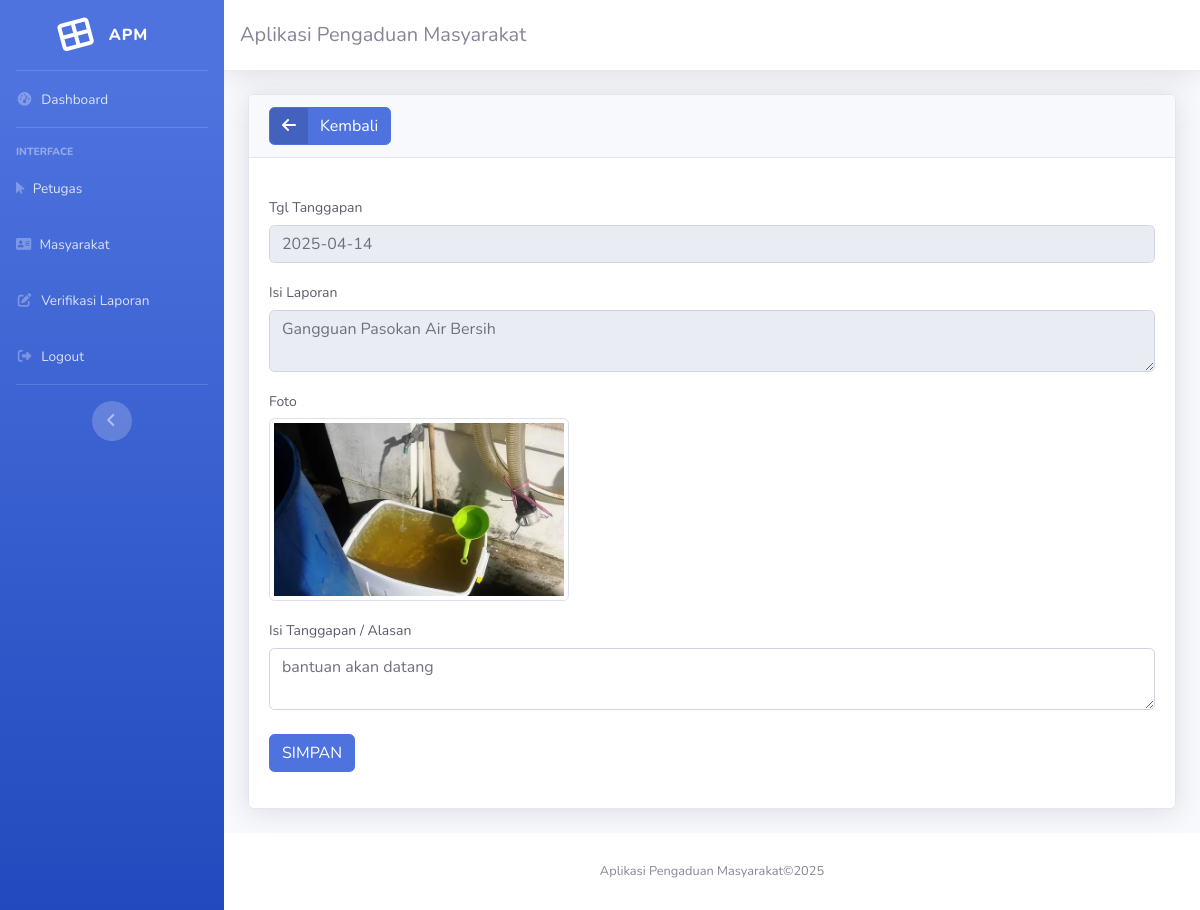
The app's page /admin/admin.php?url=verifikasi&id=19 (signed in) with its own data.
### tables this page shows
CREATE TABLE `tanggapan` (
  `id_tanggapan` int(11) NOT NULL,
  `id_pengaduan` int(11) NOT NULL,
  `tgl_tanggapan` date NOT NULL,
  `tanggapan` text NOT NULL,
  `nama_petugas` varchar(50) NOT NULL
);

CREATE TABLE `pengaduan` (
  `id_pengaduan` int(11) NOT NULL,
  `tgl_pengaduan` date NOT NULL,
  `nik` char(16) NOT NULL,
  `isi_laporan` text NOT NULL,
  `foto` varchar(255) NOT NULL,
  `status` enum('0','proses','selesai','ditolak') NOT NULL
);

### admin/verifikasi.php (the view, shortened to what this page needs)
<?php
include '../koneksi.php';
$id = $_GET['id'];
$query = mysqli_query($koneksi, "SELECT p.*, t. tanggapan
                                 FROM pengaduan p
                                 LEFT JOIN tanggapan t ON p. id_pengaduan = t. id_pengaduan
                                 WHERE p. id_pengaduan='$id'");
$data = mysqli_fetch_array($query);
?>
<div class="card shadow">
    <div class="card-header">
        <a href="?url=verifikasi-tanggapan" class="btn btn-primary btn-icon-split">
            <span class="icon text-white-5">
                <i class="fa fa-arrow-left"></i>
            </span>
            <span class="text"> Kembali </span>
        </a>
    </div>
    <div class="card-body">
        <form method="post" action="proses_verifikasi.php" enctype="multipart/form-data">
            <div class="form-group">
                <label for="" style="font-size: 14px;">Tgl Tanggapan</label>
                <input type="text" name="tgl_tanggapan" class="form-control" readonly value="<?= date('Y-m-d'); ?>">
            </div>
            <div class="form-group">
                <label for="" style="font-size: 14px;">Isi Laporan</label>
                <textarea name="isi_laporan" id="isi_laporan" class="form-control"
                    readonly><?= $data['isi_laporan']; ?></textarea>
            </div>
            <div class="form-group">
                <label for="" style="font-size: 14px;">Foto</label>
                <br>
                <img class="img-thumbnail" src="../foto/<?= $data['foto'] ?>" width="300">
            </div>
            <div class="form-group">
                <label for="" style="font-size: 14px;">Isi Tanggapan / Alasan</label>
                <textarea name="isi_tanggapan" id="isi_tanggapan" class="form-control" placeholder="Isi Tanggapan / Alasan"
                    required><?= $data['tanggapan'] ?></textarea>
                <br>
                <div class="form-group">
                    <button type="submit" class="btn btn-primary"> SIMPAN </button>
                </div>
        </form>
    </div>
</div>

### records on screen
tanggapan: isi_laporan "Gangguan Pasokan Air Bersih", id_pengaduan.foto (picture), isi_tanggapan "bantuan akan datang"
